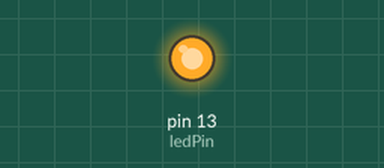
Bench run of a sketch on a simulated Arduino Uno, built with avr-gcc and run on an emulated ATmega328P. Shown: output pins drawn as LEDs (lit = HIGH).

Above: at 2.0 s.
At 4.5 s:
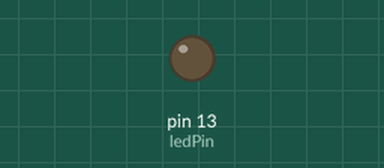
Timing chart, 0 to 6.5 s (numbered marks = the images above):
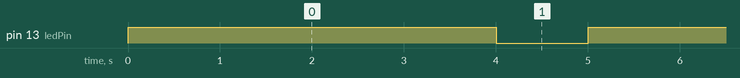

The sketch:

sketch_mar24b.ino
```cpp
int ledPin = 13;     // LED que se encuentra en el pin 13
   void setup(){
   pinMode(ledPin, OUTPUT); // El p1n 13 será una salida digital
}
void loop(){
   digitalWrite(ledPin, HIGH);  // Enciende el LED
   delay(4000);         // Pausa de 1 segundo
   digitalWrite(ledPin, LOW);   // Apaga el LED
   delay(1000);       // Pausa de 1 segundo
}
```

Measured:
- by itself, pin 13 (ledPin): alternates HIGH for 4.0 s and LOW for 1.0 s
